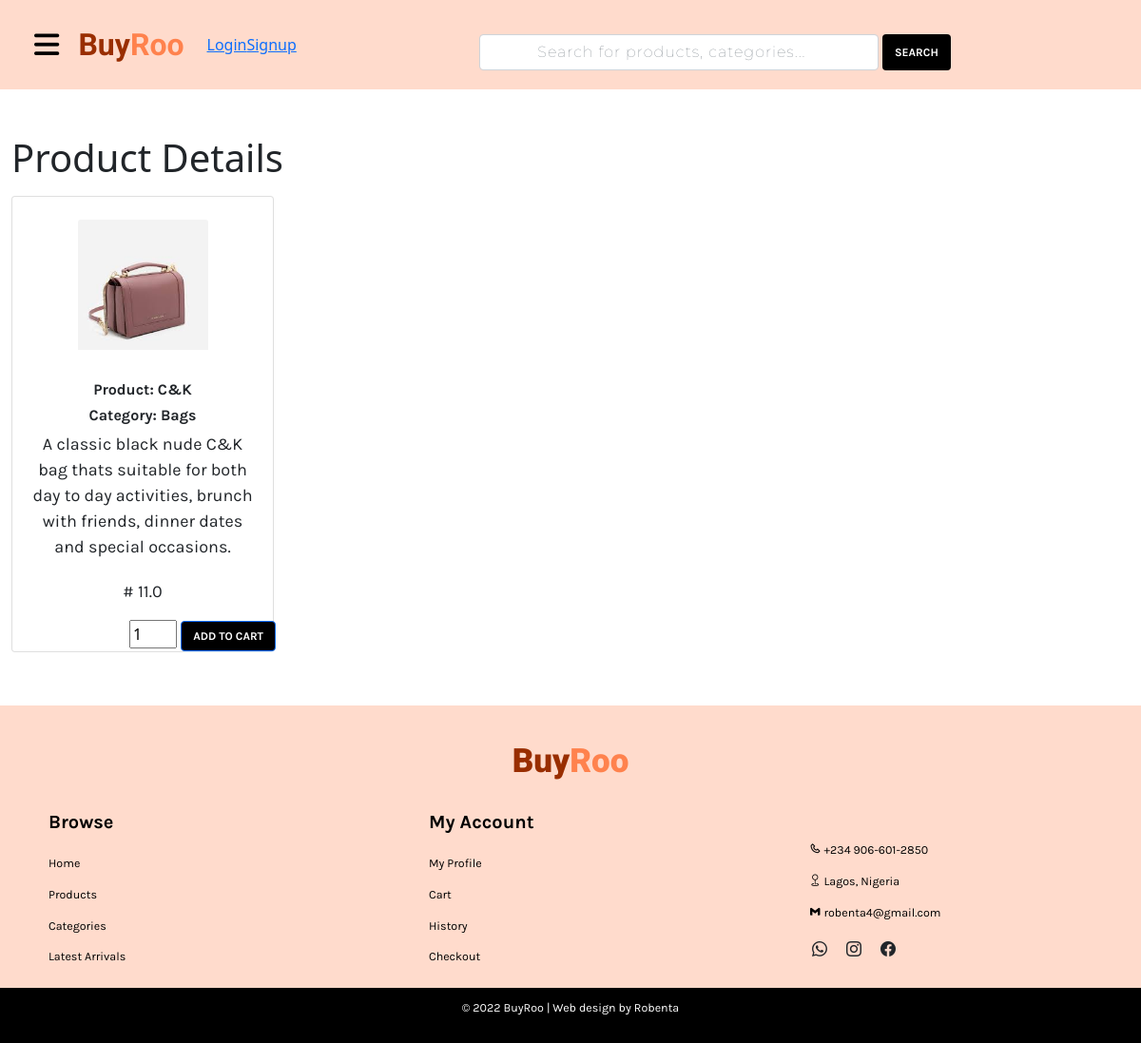
/details/9/, run on the app's committed database.
### buyroo/models.py (models this page shows, shortened)
class Product(models.Model):
    category = models.ForeignKey(Category, on_delete=models.CASCADE)
    name = models.CharField(max_length=50)
    price = models.FloatField()
    image = models.ImageField(upload_to='products', default='pix.jpg')
    description = models.TextField()
    featured = models.BooleanField()
    latest = models.BooleanField()
    available = models.BooleanField()
    women_dress = models.BooleanField(default=False)
    women_blouse = models.BooleanField(default=False)
    boy_shirt = models.BooleanField(default=False)
    boy_pant = models.BooleanField(default=False)
    men_jacket = models.BooleanField(default=False)
    men_trench = models.BooleanField(default=False)
    girl_dress = models.BooleanField(default=False)
    girl_skirt = models.BooleanField(default=False)
    min = models.IntegerField()
    max = models.IntegerField()

class Category(models.Model):
    title = models.CharField(max_length=100)
    image = models.ImageField(upload_to='products', default= 'pix.jpg')
    def __str__(self):
        return self.title
    class Meta:
        db_table ='Category'
        managed = True
        verbose_name ='Category'
        verbose_name_plural ='Categories'

### buyroo/views.py (the view)
# urls.py: path('details/<str:id>/', views.single_product, name='details'),
def single_product(request,id):
    details = Product.objects.get(pk=id)
    categories = Category.objects.all()
    context={
        'details':details,
        'categories':categories
    }
    return render(request, 'details.html', context)

### buyroo/templates/details.html (shortened to what this page needs)
{% extends 'base.html' %}
{% block content %}
<div class="container-fluid mt-5 mb-5">
    <h1>Product Details</h1>
    <div class="row">
        <div class="col-12 col-sm-12 col-md-6 col-lg-3 mt-2 mb-2 w-25">
            <div class="card text-center">
                <img src="{{details.image.url}}" class="card-img-top w-50 mx-auto mt-4">
                <div class="card-body mt-3">
                    <h5 class="card-title">Product: {{details.name}}</h5>
                    <h5 class="card-title">Category: {{details.category}}</h5>
                    <p class="card-text">{{details.description}}</p>
                    <p class="card-text"># {{details.price}}</p>
                </div>
                <form style="width: 400px;" method="POST" action="{% url 'addtocart' %}">
                    <input type="number" name="quantity" value="1" min="{{details.min}}" max="{{details.max}}" style="width: 50px;">
                    <button type="submit" class="btn btn-primary">Add to Cart</button>
                </form>
            </div>
        </div>
    </div>
    </div>
{% endblock content %}

### buyroo/static/css/style.css (style rules this page uses)
html { background-color: #FFDBCC; scroll-behavior: smooth; }
.btn { background-color: black; color: white; font-family: 'Karla', sans-serif; font-size: 12px; font-weight: 700; text-transform: uppercase; }
.card-text { font-size: 18px; font-weight: 400; margin-bottom: 20px; font-family: 'Karla', sans-serif; }
.card-title { font-size: 16px; font-weight: 700; font-family: 'Karla', sans-serif; }

### data on the page
Product: image (picture), name "C&K", category "Bags", description "A classic black nude C&K bag thats suitable for both day to day activities, brunch with friends, dinner dates and special occasions.", price "11.0", quantity "1"
